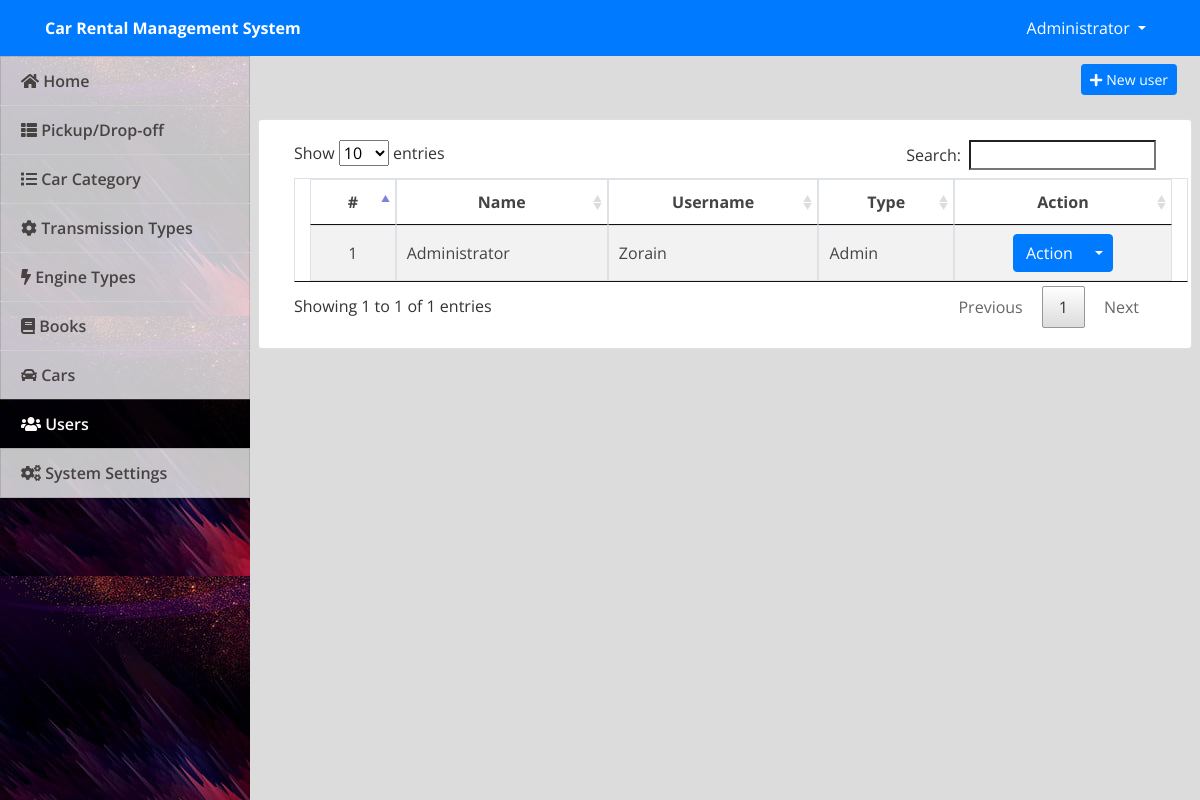
Page /admin/index.php?page=users (signed in) on the committed database.
### tables this page shows
CREATE TABLE `users` (
  `id` int(30) NOT NULL,
  `name` text NOT NULL,
  `username` varchar(200) NOT NULL,
  `password` text NOT NULL,
  `type` tinyint(1) NOT NULL DEFAULT 3 COMMENT '1=Admin,2=Staff, 3= subscriber'
);

### admin/users.php (the view, shortened to what this page needs)
<div class="container-fluid">
	<div class="row">
	<div class="col-lg-12">
			<button class="btn btn-primary float-right btn-sm" id="new_user"><i class="fa fa-plus"></i> New user</button>
	</div>
	</div>
	<br>
	<div class="row">
		<div class="card col-lg-12">
			<div class="card-body">
				<table class="table-striped table-bordered col-md-12">
			<thead>
				<tr>
					<th class="text-center">#</th>
					<th class="text-center">Name</th>
					<th class="text-center">Username</th>
					<th class="text-center">Type</th>
					<th class="text-center">Action</th>
				</tr>
			</thead>
			<tbody>
				<?php
 					include 'db_connect.php';
 					$type = array("","Admin","Staff","Alumnus/Alumna");
 					$users = $conn->query("SELECT * FROM users order by name asc");
 					$i = 1;
 					while($row= $users->fetch_assoc()):
				 ?>
				 <tr>
				 	<td class="text-center">
				 		<?php echo $i++ ?>
				 	</td>
				 	<td>
				 		<?php echo ucwords($row['name']) ?>
				 	</td>
				 	<td>
				 		<?php echo $row['username'] ?>
				 	</td>
				 	<td>
				 		<?php echo $type[$row['type']] ?>
				 	</td>
				 	<td>
				 		<center>
								<div class="btn-group">
								  <button type="button" class="btn btn-primary">Action</button>
								  <button type="button" class="btn btn-primary dropdown-toggle dropdown-toggle-split" data-toggle="dropdown" aria-haspopup="true" aria-expanded="false">
								  </button>
								</div>
								</center>
				 	</td>
				 </tr>
				<?php endwhile; ?>
			</tbody>
		</table>
			</div>
		</div>
	</div>
</div>

### admin/assets/css/style.css (style rules this page uses)
body { font-family: "Open Sans", sans-serif; color: #444444; width: 100%; height: calc(100%); }

### admin/index.php (style rules this page uses)
body { background: #80808045; }

### rows in the picture
users: name "Administrator", username "Zorain", type "Admin"

### other values in the picture
$_SESSION['system']['name'] "Car Rental Management System"
$_SESSION['login_name'] "Administrator"
